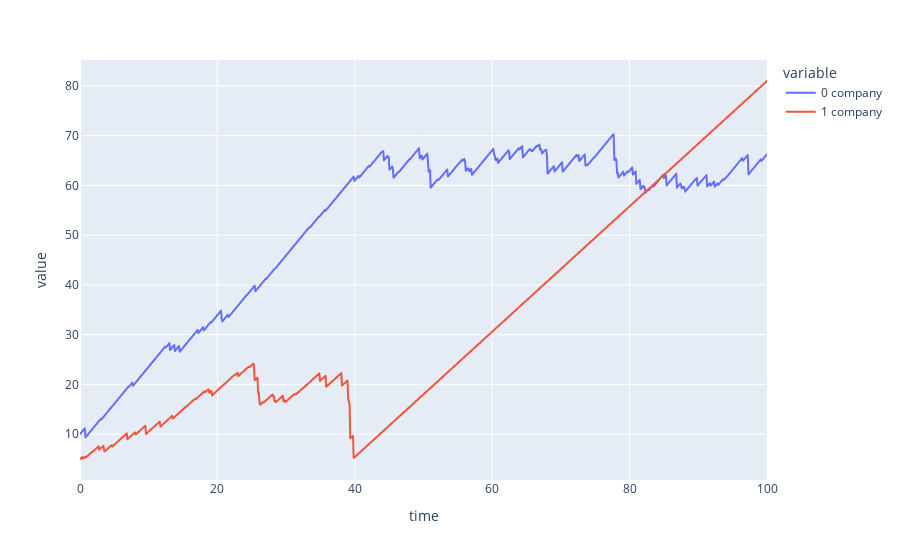

Write notebook code for a chart like this one.
### Code cell
x_t.plot_process(max_time=100)

### Figure 1 — Plotly figure (JSON) as saved in the notebook; plotly's stock layout.template omitted (floating-point values rounded to 4 significant figures; data arrays with more than 128 entries replaced by an {"elided": "..."} marker saying what was removed)
{"data": [{"hovertemplate": "variable=0 company<br>time=%{x}<br>value=%{y}<extra></extra>", "legendgroup": "0 company", "line": {"color": "#636efa", "dash": "solid"}, "marker": {"symbol": "circle"}, "mode": "lines", "name": "0 company", "showlegend": true, "type": "scattergl", "x": {"elided": "1000 float values"}, "xaxis": "x", "y": {"elided": "1000 float values"}, "yaxis": "y"}, {"hovertemplate": "variable=1 company<br>time=%{x}<br>value=%{y}<extra></extra>", "legendgroup": "1 company", "line": {"color": "#EF553B", "dash": "solid"}, "marker": {"symbol": "circle"}, "mode": "lines", "name": "1 company", "showlegend": true, "type": "scattergl", "x": {"elided": "1000 float values"}, "xaxis": "x", "y": {"elided": "1000 float values"}, "yaxis": "y"}], "layout": {"legend": {"title": {"text": "variable"}, "tracegroupgap": 0}, "margin": {"t": 60}, "xaxis": {"anchor": "y", "domain": [0, 1], "title": {"text": "time"}}, "yaxis": {"anchor": "x", "domain": [0, 1], "title": {"text": "value"}}}}
